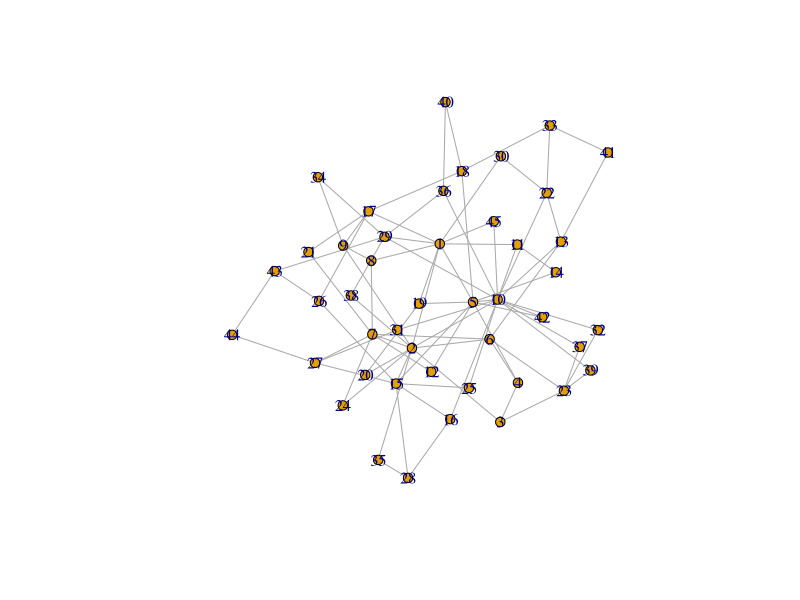
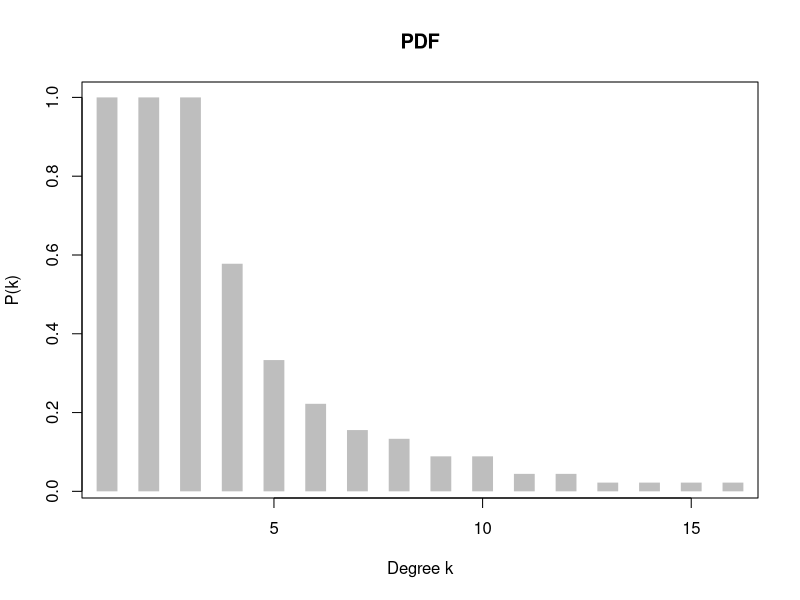

The R script that drew these images, in order:
library(igraph)

# Barabási & Albert model

N <- 50
m <- 2

if (N < 5) {
  g <- make_empty_graph(directed = F) + vertices(1:N) + path(1:N, 1)
} else {
  g <- make_empty_graph(directed = F) + vertices(1:5) + path(1:5, 1)
  for (i in 6:(N - 5)) {
    k <- degree(g)
    v <- V(g)
    selection <- sample(v, m, replace = F, prob = k / sum(k))
    g <- g + vertex(i)
    for (s in selection) {
      g <- g + edge(i, s)
    }
  }
}

stopifnot(mean(degree(g)) <= 20)

plots.path = "figures"

png(
  file = file.path(plots.path, paste("BA-", N, "-", m, ".png", sep = "")),
  width = 10,
  height = 10,
  units = "cm",
  res = 1200,
  pointsize = 4
)
plot(g, layout = layout_nicely, vertex.size=5)
dev.off()

png(file = file.path(
  plots.path,
  paste("Degree-distribution-BA-", N, "-", m, ".png", sep = "")
))
plot(
  degree.distribution(g, cumulative = T),
  type = 'h',
  # log = 'y',
  lwd = 20,
  lend = 1,
  col = 'gray',
  main = "PDF",
  xlab = "Degree k",
  ylab = "P(k)",
)
dev.off()